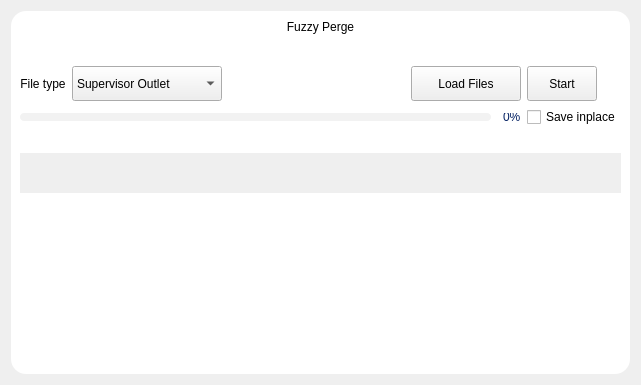
<?xml version="1.0" encoding="UTF-8"?>
<ui version="4.0">
 <class>Form_FuzzyPerge</class>
 <widget class="QWidget" name="Form_FuzzyPerge">
  <property name="geometry">
   <rect>
    <x>0</x>
    <y>0</y>
    <width>641</width>
    <height>385</height>
   </rect>
  </property>
  <property name="windowTitle">
   <string>Form</string>
  </property>
  <property name="styleSheet">
   <string notr="true">/*_______________Fixed_Styles______________*/
QLabel {font: 12pt &quot;Arial&quot;;}
/*QPlainTextEdit*/
QPlainTextEdit {
	border: 1px solid rgb(200, 200, 200);
	border-radius: 5px;
	background-color: white;
	color: rgb(90, 90, 90);
	padding-left: 10px;
	padding-right: 10px;
	background-repeat: none;
	background-position: left center;
}
QPlainTextEdit:focus {
	color: rgb(90, 90, 90);
	border: 1px solid rgb(124, 132, 159);
}
/*QLineEdit*/
QLineEdit {
	border: 1px solid rgb(200, 200, 200);
	border-radius: 5px;
	background-color: white;
	color: rgb(90, 90, 90);
	padding-left: 10px;
	padding-right: 10px;
	background-repeat: none;
	background-position: left center;
}
QLineEdit:focus {
	color: rgb(90, 90, 90);
	border: 1px solid rgb(124, 132, 159);
}
/*QPushButton*/
QPushButton {
	background-color: rgb(6, 35, 100);
	border-radius: 5px;
	font: 14pt &quot;Calibri&quot;;
	color: rgb(255, 255, 255);
}
QPushButton:hover {
	background-color: rgb(9, 53, 148);
}
QPushButton:pressed {
	background-color: rgb(60, 69, 165);
}
/*QComboBox*/
QComboBox{
	color: rgb(90, 90, 90);
	background-repeat: none;
	background-position: left center;
	border: 1px solid rgb(200, 200, 200);
	border-radius: 5px;
	padding: 5px;
	padding-left: 10px;
}
QComboBox:hover{
	color: rgb(90, 90, 90);
	border: 1px solid rgb(124, 132, 159);
}
QComboBox::drop-down {
	subcontrol-origin: padding;
	subcontrol-position: top right;
	width: 30px; 
	background-image: url(:/icons/bin/ui/icons/cil-arrow-bottom.png);
	background-position: center;
	background-repeat: no-reperat;
 }
/*QDoubleSpinBox*/
QDoubleSpinBox, QSpinBox {
	border: 1px solid rgb(200, 200, 200);
	border-radius: 5px;
	color: rgb(90, 90, 90);
	padding-left: 10px;
	padding-right: 10px;
	background-repeat: none;
	background-position: left center;
}
QDoubleSpinBox:focus, QSpinBox:focus {
	color: rgb(90, 90, 90);
	border: 1px solid rgb(124, 132, 159);
}
QDoubleSpinBox::up-arrow, QSpinBox::up-arrow {
	image: url(:/icons/bin/ui/icons/cil-arrow-top.png);
}
QDoubleSpinBox::down-arrow, QSpinBox::down-arrow {
	image: url(:/icons/bin/ui/icons/cil-arrow-bottom.png);
}
QDoubleSpinBox::up-button, QDoubleSpinBox::down-button, QSpinBox::up-button, QSpinBox::down-button {
    background: transparent;
}
/*QDateEdit*/
QDateEdit, QDateTimeEdit{
	color: rgb(90, 90, 90);
	border-radius: 5px;
	border: 1px solid rgb(200, 200, 200);
	padding: 5px;
}
QDateEdit:hover, QDateTimeEdit:hover{
	color: rgb(90, 90, 90);
	border: 1px solid rgb(124, 132, 159);
}
QDateEdit::up-arrow, QDateTimeEdit::up-arrow{
	image: url(:/icons/bin/ui/icons/cil-arrow-top.png);
}
QDateEdit::down-arrow, QDateTimeEdit::down-arrow{
	image: url(:/icons/bin/ui/icons/cil-arrow-bottom.png);
}
QDateEdit::up-button, QDateEdit::down-button, QDateTimeEdit::up-button, QDateTimeEdit::down-button {
    background: transparent;
}
/*QToolBox*/
QToolBox QPushButton {
	background-color: transparent;
    color: rgb(220,220,220);
	font: 600 12pt &quot;Segoe UI&quot;;
	text-align: left;
	padding-left: 20px;
}
QToolBox QPushButton:hover {
	color: rgb(255, 255, 255);
background-color: transparent;
}
QToolBox QPushButton:pressed {
	color: rgb(255, 255, 255);
background-color: transparent;
}
QToolBox::tab {
	border-radius: none;
	font: 700 13pt &quot;Segoe UI&quot;;
    color: rgb(137, 156, 176);
	padding-left: 10px;
	background-repeat: none;

}

QToolBox::tab:selected {
	color: rgb(255, 255, 255);
	background-color: rgb(48, 67, 106);
	border-left: 4px solid rgb(0, 249, 248);
}

QToolBox::tab:hover {
	background-color: rgb(48, 67, 106);
}
/*QCheckBox*/
QCheckBox, QRadioButton {font: 12pt &quot;Arial&quot;;}
QCheckBox::indicator, QRadioButton::indicator {
    border: 2px solid rgb(103, 103, 103);
    background: rgb(6, 35, 100);
	width: 12px;
	height: 12px;
	border-radius: 4px;
	image: none;
}
QCheckBox::indicator:hover, QRadioButton::indicator:hover {
    border: 2px solid rgb(141, 141, 141);
}
QRadioButton::indicator {
	border-radius: 8px;
}
QRadioButton::indicator:checked, QCheckBox::indicator:checked {
    background: solid rgb(189, 255, 0);
}
/*QScrollArea*/
QScrollArea { background: transparent; }
QScrollArea &gt; QWidget &gt; QWidget { background: transparent; }
QScrollArea &gt; QWidget &gt; QScrollBar { background: palette(base); }
/*QScrollBar*/
QScrollBar::handle:horizontal:hover, QScrollBar::handle:vertical:hover {background-color: rgb(9, 52, 147);}
QScrollBar:horizontal {
    border: none;
    background: transparent;
    height: 8px;
    margin: 0px 21px 0 21px;
	border-radius: 4px;
}
QScrollBar::handle:horizontal {
    background: rgb(6, 35, 100);
    min-width: 25px;
	border-radius: 4px
}
QScrollBar::add-line:horizontal {
	border: none;
    background: transparent;
	width: 20px;
	border-top-right-radius: 4px;
    border-bottom-right-radius: 4px;
    subcontrol-position: right;
    subcontrol-origin: margin;
}
QScrollBar::sub-line:horizontal {
	border: none;
    background: transparent;
    width: 20px;
	border-top-left-radius: 4px;
    border-bottom-left-radius: 4px;
    subcontrol-position: left;
    subcontrol-origin: margin;
}
QScrollBar::up-arrow:horizontal, QScrollBar::down-arrow:horizontal {background: none;}
QScrollBar::add-page:horizontal, QScrollBar::sub-page:horizontal {background: none;}
 QScrollBar:vertical {
	border: none;
    background: transparent;
    width: 8px;
    margin: 21px 0 21px 0;
	border-radius: 4px;
 }
 QScrollBar::handle:vertical {	
    background: rgb(6, 35, 100);
    min-height: 25px;
	border-radius: 4px
 }
 QScrollBar::add-line:vertical {
     border: none;
    background: transparent;
     height: 10px;
    border-radius: 4px;
     subcontrol-position: bottom;
     subcontrol-origin: margin;
 }
 QScrollBar::sub-line:vertical {
	border: none;
    background: transparent;
    height: 10px;
    border-radius: 4px;
     subcontrol-position: top;
     subcontrol-origin: margin;
 }
 QScrollBar::up-arrow:vertical, QScrollBar::down-arrow:vertical {
     background: none;
 }

 QScrollBar::add-page:vertical, QScrollBar::sub-page:vertical {
     background: none;
 }
/*QTableView QHeaderView::section {padding-right: auto;}*/
QTableView {
	font: 10pt &quot;Segoe UI&quot;;
}
QHeaderView {font: 400 15pt &quot;Segoe UI&quot;;}

QHeaderView::section:horizontal {
	background-color: rgb(248, 250, 255);
	border: none;
	font: 400 11pt &quot;Segoe UI&quot;;
}
QTableView::item {
	padding-left: 15px;
	border-bottom: 1px solid rgb(235, 235, 235);
}
QTableView::item:selected {
	background-color: rgba(248, 250, 255, 127);
	color: rgb(0, 0, 0);
}</string>
  </property>
  <layout class="QVBoxLayout" name="verticalLayout">
   <item>
    <widget class="QFrame" name="mainFrame">
     <property name="sizePolicy">
      <sizepolicy hsizetype="Expanding" vsizetype="Expanding">
       <horstretch>0</horstretch>
       <verstretch>0</verstretch>
      </sizepolicy>
     </property>
     <property name="minimumSize">
      <size>
       <width>0</width>
       <height>0</height>
      </size>
     </property>
     <property name="maximumSize">
      <size>
       <width>16777215</width>
       <height>16777215</height>
      </size>
     </property>
     <property name="styleSheet">
      <string notr="true">#mainFrame {
	background-color: rgb(255, 255, 255);
	border-radius: 15px;
}
</string>
     </property>
     <property name="frameShadow">
      <enum>QFrame::Raised</enum>
     </property>
     <layout class="QVBoxLayout" name="verticalLayout_2">
      <item>
       <widget class="QLabel" name="label">
        <property name="sizePolicy">
         <sizepolicy hsizetype="Expanding" vsizetype="Preferred">
          <horstretch>0</horstretch>
          <verstretch>0</verstretch>
         </sizepolicy>
        </property>
        <property name="minimumSize">
         <size>
          <width>0</width>
          <height>40</height>
         </size>
        </property>
        <property name="maximumSize">
         <size>
          <width>16777215</width>
          <height>40</height>
         </size>
        </property>
        <property name="styleSheet">
         <string notr="true">font: 700 18pt &quot;Arial&quot;;
</string>
        </property>
        <property name="text">
         <string>&lt;html&gt;&lt;head/&gt;&lt;body&gt;&lt;p align=&quot;center&quot;&gt;Fuzzy Perge&lt;/p&gt;&lt;/body&gt;&lt;/html&gt;</string>
        </property>
        <property name="alignment">
         <set>Qt::AlignLeading|Qt::AlignLeft|Qt::AlignTop</set>
        </property>
        <property name="wordWrap">
         <bool>false</bool>
        </property>
       </widget>
      </item>
      <item>
       <layout class="QGridLayout" name="gridLayout">
        <item row="1" column="4">
         <widget class="QCheckBox" name="chBoxInplace">
          <property name="cursor">
           <cursorShape>PointingHandCursor</cursorShape>
          </property>
          <property name="toolTip">
           <string>&lt;html&gt;&lt;head/&gt;&lt;body&gt;&lt;p&gt;Replace processed files with originals&lt;/p&gt;&lt;/body&gt;&lt;/html&gt;</string>
          </property>
          <property name="styleSheet">
           <string notr="true"/>
          </property>
          <property name="text">
           <string>Save inplace</string>
          </property>
         </widget>
        </item>
        <item row="0" column="0">
         <widget class="QLabel" name="labelInsertFacture_6">
          <property name="sizePolicy">
           <sizepolicy hsizetype="Preferred" vsizetype="Preferred">
            <horstretch>0</horstretch>
            <verstretch>0</verstretch>
           </sizepolicy>
          </property>
          <property name="minimumSize">
           <size>
            <width>0</width>
            <height>0</height>
           </size>
          </property>
          <property name="maximumSize">
           <size>
            <width>16777215</width>
            <height>35</height>
           </size>
          </property>
          <property name="styleSheet">
           <string notr="true">font: 12pt &quot;Segoe UI&quot;;</string>
          </property>
          <property name="midLineWidth">
           <number>0</number>
          </property>
          <property name="text">
           <string>File type</string>
          </property>
          <property name="alignment">
           <set>Qt::AlignCenter</set>
          </property>
         </widget>
        </item>
        <item row="0" column="3">
         <widget class="QPushButton" name="btnLoadFiles">
          <property name="minimumSize">
           <size>
            <width>110</width>
            <height>35</height>
           </size>
          </property>
          <property name="maximumSize">
           <size>
            <width>110</width>
            <height>35</height>
           </size>
          </property>
          <property name="styleSheet">
           <string notr="true"/>
          </property>
          <property name="text">
           <string>Load Files</string>
          </property>
         </widget>
        </item>
        <item row="1" column="0" colspan="4">
         <widget class="QProgressBar" name="progressBar">
          <property name="enabled">
           <bool>true</bool>
          </property>
          <property name="minimumSize">
           <size>
            <width>0</width>
            <height>8</height>
           </size>
          </property>
          <property name="maximumSize">
           <size>
            <width>16777215</width>
            <height>8</height>
           </size>
          </property>
          <property name="styleSheet">
           <string notr="true">QProgressBar {
    border: none;
    border-radius: 4px;
    text-align: right;
	font: 8pt &quot;Consolas&quot;;
    background-color: #f2f2f2;
    height: 8px;
	color: rgb(6, 35, 100);

	margin-right: 30px;
}

QProgressBar::chunk {
    background-color: #4285F4;
    border-radius: 4px;
}
QProgressBar::chunk:disabled {
    background-color: #c2c2c2;
}

</string>
          </property>
          <property name="value">
           <number>0</number>
          </property>
          <property name="textVisible">
           <bool>true</bool>
          </property>
          <property name="orientation">
           <enum>Qt::Horizontal</enum>
          </property>
          <property name="textDirection">
           <enum>QProgressBar::TopToBottom</enum>
          </property>
         </widget>
        </item>
        <item row="0" column="2">
         <spacer name="horizontalSpacer">
          <property name="orientation">
           <enum>Qt::Horizontal</enum>
          </property>
          <property name="sizeHint" stdset="0">
           <size>
            <width>40</width>
            <height>20</height>
           </size>
          </property>
         </spacer>
        </item>
        <item row="0" column="1">
         <widget class="QComboBox" name="cboxFileType">
          <property name="minimumSize">
           <size>
            <width>150</width>
            <height>35</height>
           </size>
          </property>
          <property name="maximumSize">
           <size>
            <width>150</width>
            <height>35</height>
           </size>
          </property>
          <property name="styleSheet">
           <string notr="true">QComboBox QAbstractItemView {
	color: rgb(90, 90, 90);
	border: 1px solid rgb(220, 220, 220);
	border-radius: 0px;
	padding: 10px;
}
</string>
          </property>
          <property name="editable">
           <bool>false</bool>
          </property>
          <property name="currentIndex">
           <number>0</number>
          </property>
          <property name="placeholderText">
           <string/>
          </property>
          <item>
           <property name="text">
            <string>Supervisor Outlet</string>
           </property>
          </item>
         </widget>
        </item>
        <item row="0" column="4">
         <widget class="QPushButton" name="btnStart">
          <property name="minimumSize">
           <size>
            <width>70</width>
            <height>35</height>
           </size>
          </property>
          <property name="maximumSize">
           <size>
            <width>70</width>
            <height>35</height>
           </size>
          </property>
          <property name="styleSheet">
           <string notr="true"/>
          </property>
          <property name="text">
           <string>Start</string>
          </property>
         </widget>
        </item>
        <item row="2" column="0" colspan="5">
         <widget class="QLabel" name="terminal">
          <property name="minimumSize">
           <size>
            <width>0</width>
            <height>0</height>
           </size>
          </property>
          <property name="maximumSize">
           <size>
            <width>16777215</width>
            <height>16777215</height>
           </size>
          </property>
          <property name="styleSheet">
           <string notr="true">font: 10pt &quot;Consolas&quot;;</string>
          </property>
          <property name="text">
           <string/>
          </property>
          <property name="textFormat">
           <enum>Qt::PlainText</enum>
          </property>
          <property name="scaledContents">
           <bool>false</bool>
          </property>
          <property name="wordWrap">
           <bool>true</bool>
          </property>
          <property name="indent">
           <number>1</number>
          </property>
          <property name="textInteractionFlags">
           <set>Qt::LinksAccessibleByMouse|Qt::TextSelectableByMouse</set>
          </property>
         </widget>
        </item>
       </layout>
      </item>
      <item>
       <widget class="QScrollArea" name="scrollArea">
        <property name="maximumSize">
         <size>
          <width>16777215</width>
          <height>40</height>
         </size>
        </property>
        <property name="styleSheet">
         <string notr="true"/>
        </property>
        <property name="frameShape">
         <enum>QFrame::NoFrame</enum>
        </property>
        <property name="frameShadow">
         <enum>QFrame::Plain</enum>
        </property>
        <property name="verticalScrollBarPolicy">
         <enum>Qt::ScrollBarAsNeeded</enum>
        </property>
        <property name="horizontalScrollBarPolicy">
         <enum>Qt::ScrollBarAsNeeded</enum>
        </property>
        <property name="widgetResizable">
         <bool>true</bool>
        </property>
        <widget class="QWidget" name="filesBtnArea">
         <property name="geometry">
          <rect>
           <x>0</x>
           <y>0</y>
           <width>605</width>
           <height>40</height>
          </rect>
         </property>
         <layout class="QHBoxLayout" name="horizontalLayout_6">
          <item>
           <spacer name="horizontalSpacer_2">
            <property name="orientation">
             <enum>Qt::Horizontal</enum>
            </property>
            <property name="sizeHint" stdset="0">
             <size>
              <width>40</width>
              <height>20</height>
             </size>
            </property>
           </spacer>
          </item>
         </layout>
        </widget>
       </widget>
      </item>
      <item>
       <spacer name="verticalSpacer">
        <property name="orientation">
         <enum>Qt::Vertical</enum>
        </property>
        <property name="sizeHint" stdset="0">
         <size>
          <width>20</width>
          <height>183</height>
         </size>
        </property>
       </spacer>
      </item>
     </layout>
    </widget>
   </item>
  </layout>
 </widget>
 <resources>
  <include location="../../../resources.qrc"/>
 </resources>
 <connections/>
</ui>
